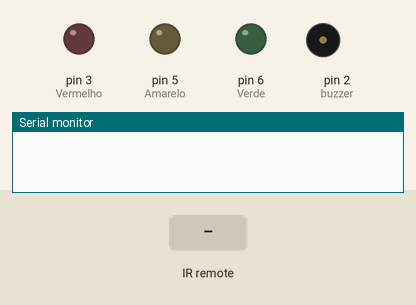
This sketch was run on a simulated Arduino Uno, built with avr-gcc and run on an emulated ATmega328P. Shown: output pins drawn as LEDs (lit = HIGH), buzzer (waves = sounding, pin HIGH), the last lines printed to the serial monitor. The test bench sets the inputs (shaded band).

Above: at 1.2 s.
1.3 s: infrared code 0xDAEA83EC received
At 2.5 s:
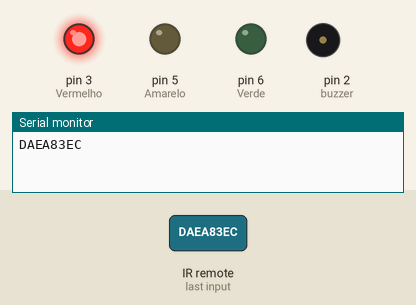
2.8 s: infrared code 0x2BAFCEEC received
At 3.8 s:
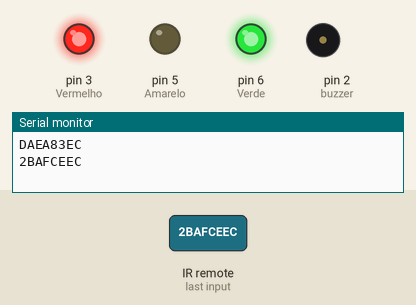
4.3 s: infrared code 0xB5210DA6 received
At 4.9 s:
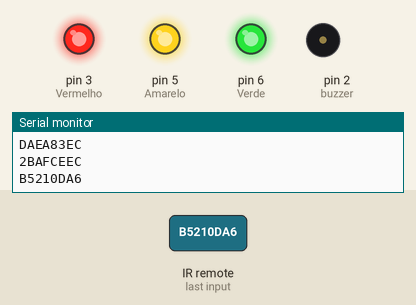
5.8 s: infrared code 0xDAEA83EC received
At 6.1 s:
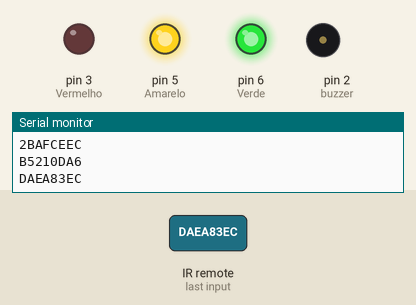
7.3 s: infrared code 0x2BAFCEEC received
At 8.4 s:
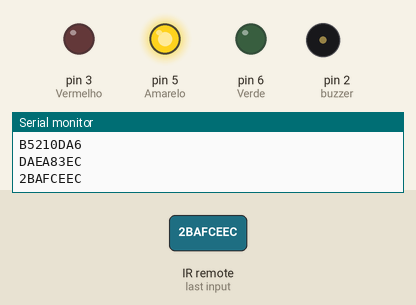
Timing chart, 0 to 9.8 s (numbered marks = the images above; inputs shaded):
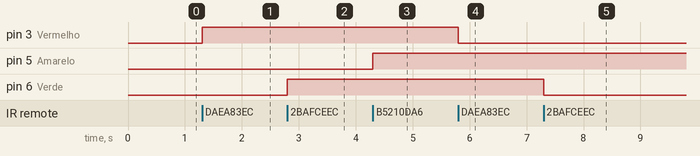

The sketch:

InfraVermelhoLEDs.ino
```cpp
#include <IRremote.h>

#define Vermelho 3
#define Verde 6
#define Amarelo 5
#define receptor 11
#define buzzer 2

#define codigoVermelho 0xDAEA83EC
#define codigoVerde 0x2BAFCEEC
#define codigoAmarelo 0xB5210DA6

IRrecv irrecv(receptor);
decode_results results;

void setup()
{
  pinMode(Vermelho,OUTPUT);
  pinMode(Verde,OUTPUT);
  pinMode(Amarelo,OUTPUT);
  pinMode(buzzer,OUTPUT);

  irrecv.enableIRIn(); // Inicializa o receptor IR
  Serial.begin(9600);
}

void loop()
{
  if (irrecv.decode(&results))
  {
    Serial.println(results.value,HEX);

    switch(results.value)
    {
    case codigoVermelho:
      controleLedVermelho();
      break;
    case codigoVerde:
      controleLedVerde();
      break;
    case codigoAmarelo:
      controleLedAmarelo();
      break;
    }

    delay(250);
    irrecv.resume(); //Recebe o proximo valor.

  }

}

void controleLedVerde()
{
  if(digitalRead(Verde) == LOW)
  {
    digitalWrite(Verde,HIGH);
  }
  else
  {
    digitalWrite(Verde,LOW);
  }
}

void controleLedVermelho()
{
  if(digitalRead(Vermelho) == LOW)
  {
    digitalWrite(Vermelho,HIGH);
  }
  else
  {
    digitalWrite(Vermelho,LOW);
  }
}

void controleLedAmarelo()
{
  if(digitalRead(Amarelo) == LOW)
  {
    digitalWrite(Amarelo,HIGH);
  }
  else
  {
    digitalWrite(Amarelo,LOW);
  }
}
```

Measured:
- after the input at 1.3 s, pin 3 (Vermelho): LOW → HIGH at once
- after the input at 2.8 s, pin 6 (Verde): LOW → HIGH at once
- after the input at 4.3 s, pin 5 (Amarelo): LOW → HIGH at once
- after the input at 5.8 s, pin 3 (Vermelho): HIGH → LOW at once
- after the input at 7.3 s, pin 6 (Verde): HIGH → LOW at once
